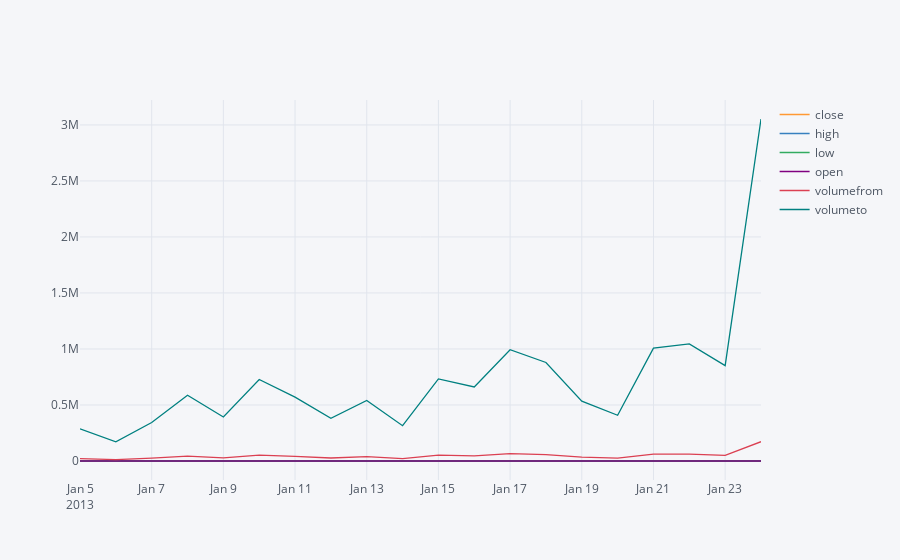

Notebook cell for this chart:
### Code cell
# Plot the Bitcoin Price and Volume trend in January, 2013
BTCdata.head(20).iplot()
